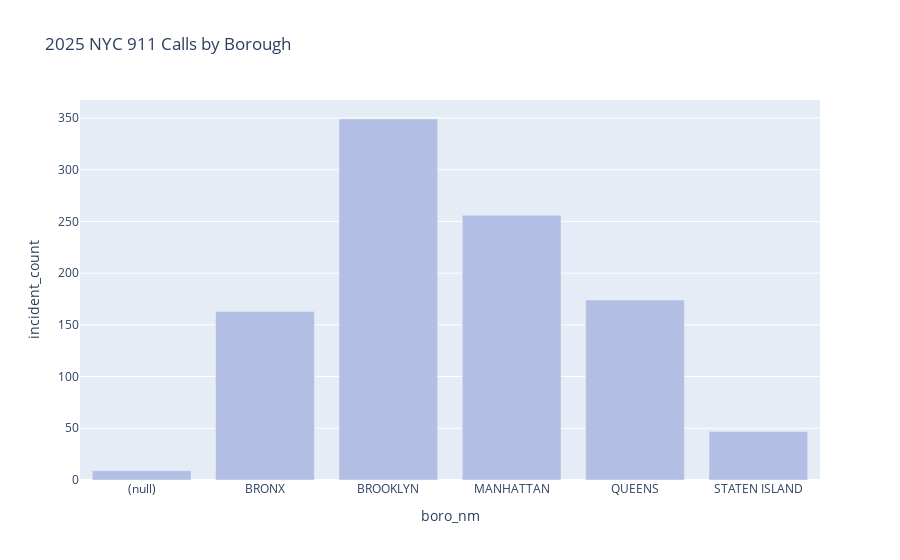

Notebook code for this chart:
### Markdown cell above
**2025 NYC 911 Calls by Borough**

### Code cell
fig = px.bar(
    df_911_grouped,
    x="boro_nm",
    y="incident_count",
    color_discrete_sequence=["#B2BEE3"],
    title="2025 NYC 911 Calls by Borough",
)

fig.show()

### Figure 1 — Plotly figure (JSON) as saved in the notebook; plotly's stock layout.template omitted (floating-point values rounded to 4 significant figures)
{"data": [{"hovertemplate": "boro_nm=%{x}<br>incident_count=%{y}<extra></extra>", "legendgroup": "", "marker": {"color": "#B2BEE3", "pattern": {"shape": ""}}, "name": "", "orientation": "v", "showlegend": false, "textposition": "auto", "type": "bar", "x": ["(null)", "BRONX", "BROOKLYN", "MANHATTAN", "QUEENS", "STATEN ISLAND"], "xaxis": "x", "y": [9, 163, 349, 256, 174, 47], "yaxis": "y"}], "layout": {"barmode": "relative", "legend": {"tracegroupgap": 0}, "title": {"text": "2025 NYC 911 Calls by Borough"}, "xaxis": {"anchor": "y", "domain": [0, 1], "title": {"text": "boro_nm"}}, "yaxis": {"anchor": "x", "domain": [0, 1], "title": {"text": "incident_count"}}}}
